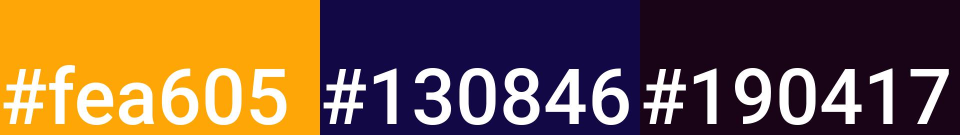
#> input picture Example/example_palette.jpg, 1920 x 270 px (shown at 1/2 size)
$ python __main__.py ../Example/example_palette.jpg
#> lines starting #> are read from the running program, lines starting #| are printed output that depends on the picture
import colorsys
import math
import os

import matplotlib.pyplot as plt
import pandas as pd
from PIL import Image, ImageFont, ImageDraw
from scipy import cluster

from ColorPalette import SHOW, IMAGE, COUNT


def get_color_palette(input_file, output_file, num_colors, display_color):
    img = plt.imread(input_file)
    red, green, blue = [], [], []
    for line in img:
        for pixel in line:
            r, g, b = pixel
            red.append(r)
            green.append(g)
            blue.append(b)

    df = pd.DataFrame({
        'red': red,
        'green': green,
        'blue': blue
    })

    df['standardized_red'] = cluster.vq.whiten(df['red'])
    df['standardized_green'] = cluster.vq.whiten(df['green'])
    df['standardized_blue'] = cluster.vq.whiten(df['blue'])

    color_palette, distortion = cluster.vq.kmeans(df[['standardized_red', 'standardized_green', 'standardized_blue']], num_colors)
    colors = []
    red_std, green_std, blue_std = df[['red', 'green', 'blue']].std()
    for color in color_palette:
        scaled_red, scaled_green, scaled_blue = color
        colors.append((
            math.ceil(scaled_red * red_std),
            math.ceil(scaled_green * green_std),
            math.ceil(scaled_blue * blue_std)
        ))

    colors.sort(key=lambda x: step(x[0], x[1], x[2], 8))

    img_org = Image.open(input_file)
    img_org_width, img_org_height = img_org.size

    palette_height = math.floor(img_org_height / 4)
    if img_org_height > img_org_width:
        palette_height = math.floor(img_org_height / 6)

    palette = Image.new('RGB', (img_org_width, palette_height), (255, 255, 255))
    block_width = math.floor(img_org_width / num_colors)

    # FIXME: need a smart way to resize fonts based on picture size
    font_size = 10
    proper_font_size = False
    sample_text = "#F8F8F7"
    font = ImageFont.truetype("Roboto-Medium.ttf", font_size)

    while not proper_font_size:
        if get_text_width(font, sample_text) > block_width and font_size > 1:
            font_size -= 1
            font = ImageFont.truetype("Roboto-Medium.ttf", font_size)
        elif get_text_width(font, sample_text) < block_width - 20:
            font_size += 1
            font = ImageFont.truetype("Roboto-Medium.ttf", font_size)
        else:
            proper_font_size = True

    for i in range(len(colors)):
        new_img = Image.new('RGB', (block_width, palette_height), colors[i])
        palette.paste(new_img, (block_width * i, 0))
        if display_color:
            draw = ImageDraw.Draw(palette)
            draw.text((block_width * i, palette_height - 20 - get_text_height(font, sample_text)), get_hex_color(colors[i]), (255, 255, 255), font=font)

    palette.save(output_file)
    return colors


def append_color_palette(original_image, color_palette, output_file, grid):
    img_org = Image.open(original_image)
    img_org_width, img_org_height = img_org.size
    palette_img = Image.open(color_palette)
    palette_width, palette_height = palette_img.size

    height_offset = math.ceil(img_org_height / 40)
    if img_org_height > img_org_width:
        height_offset = math.ceil(img_org_height / 60)

    width_offset = math.ceil(img_org_width / 60)
    # if img_org_height > img_org_width:
    #     width_offset = math.ceil(img_org_height / 30)

    total_width = img_org_width + (width_offset * 2)
    total_height = img_org_height + palette_height + height_offset

    combined_img = Image.new('RGB', (total_width, total_height), (255, 255, 255))

    for i in range(len(grid)):
        bg_block = Image.new('RGB', (math.ceil(total_width/len(grid)), total_height), grid[i])
        combined_img.paste(bg_block, ((math.ceil(total_width/len(grid))) * i, 0))

    combined_img.paste(img_org, (width_offset, height_offset))
    combined_img.paste(palette_img, (width_offset * 2, img_org_height + height_offset))

    combined_img.save(output_file)


def create_palette(filename, num_colors, display_color):
    file_extn = filename.split(".")[-1]
    if file_extn in ("png", "jpg", "jpeg"):
        output_palette = os.path.join(os.getcwd(), (filename.replace(f".{file_extn}", "") + "_palette." + file_extn))
        output_combined = os.path.join(os.getcwd(), (filename.replace(f".{file_extn}", "") + "_with_palette." + file_extn))
        grid = get_color_palette(filename, output_palette, num_colors, display_color)
        append_color_palette(filename, output_palette, output_combined, grid)
    else:
        print("Only JPG and PNG supported currently")
        exit()


def step(r, g, b, repetitions=1):
    lum = math.sqrt(0.241 * r + 0.691 * g + 0.068 * b)

    h, s, v = colorsys.rgb_to_hsv(r, g, b)

    h2 = int(h * repetitions)
    v2 = int(v * repetitions)

    if h2 % 2 == 1:
        v2 = repetitions - v2
        lum = repetitions - lum

    return (h2, lum, v2)


def get_hex_color(color):
    return '#%02x%02x%02x' % color


def get_text_width(font, text):
    width = 0
    for ch in text:
        width += font.getsize(ch)[0]
    return width


def get_text_height(font, text):
    height = []
    for ch in text:
        height.append(font.getsize(ch)[1])
    return max(height)


def main():
    try:
        create_palette(IMAGE, COUNT, SHOW)
#> in get_color_palette, img is the input picture: shape (270, 1920, 3); mean R, G, B 121.9, 88.6, 66
#> after the loop in get_color_palette, `for line in img:`: blue = 518400 items
#> in get_color_palette, `df = pd.DataFrame({ 'red': red, 'green': green, 'blue': blue })`: df = table of 518400 rows and 3 columns
#> in get_color_palette, `color_palette, distortion = cluster.vq.kmeans(df[['standardized_red', ..`: color_palette = [[2.21, 1.7, 0.0984], [1.8, 1.86, 1.8], [0.217, 0.0421, 0.283], [2.21, 2.58, 3.09], [0.163, 0.0902, 0.85]]; distortion = 0.0437
#> in get_color_palette, `red_std, green_std, blue_std = df[['red', 'green', 'blue']].std()`: red_std = 114.5; green_std = 97.68; blue_std = 81.09
#> the loop in get_color_palette, `for color in color_palette:` made 5 passes
#> after the loop in get_color_palette, `for color in color_palette:`: colors = [(254, 167, 8), (207, 182, 146), (25, 5, 23), (254, 253, 251), (19, 9, 69)]
#> in step, `lum = math.sqrt(0.241 * r + 0.691 * g + 0.068 * b)`: lum = 13.31
#> in get_color_palette, `palette_height = math.floor(img_org_height / 4)`: palette_height = 67
#> in get_color_palette, `palette = Image.new('RGB', (img_org_width, palette_height), (255, 255,..`: palette: PIL image 1920x67 RGB; every value is 255
#> in get_color_palette, `block_width = math.floor(img_org_width / num_colors)`: block_width = 384
#> after the loop in get_color_palette, `while not proper_font_size:`: font_size = 81
#> the loop in get_color_palette, `for i in range(len(colors)):` made 5 passes
#> pass 1, in get_color_palette, `new_img = Image.new('RGB', (block_width, palette_height), colors[i])`:
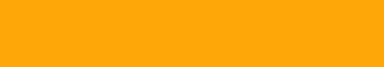
#> new_img: PIL image 384x67 RGB; mean R, G, B 254, 167, 8
#> after the loop in get_color_palette, `for i in range(len(colors)):`:
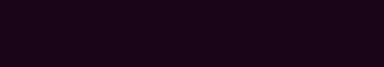
#> new_img: PIL image 384x67 RGB; mean R, G, B 25, 5, 23
#> after the loop in get_color_palette, `for i in range(len(colors)):`:
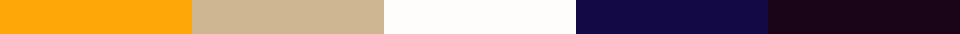
#> palette: PIL image 1920x67 RGB (shown at 1/2 size); mean R, G, B 151.8, 123.2, 99.4
#> in create_palette, `grid = get_color_palette(filename, output_palette, num_colors, display..`: grid = [(254, 167, 8), (207, 182, 146), (254, 253, 251), (19, 9, 69), (25, 5, 23)]
#> in append_color_palette, `height_offset = math.ceil(img_org_height / 40)`: height_offset = 7
#> in append_color_palette, `width_offset = math.ceil(img_org_width / 60)`: width_offset = 32
#> in append_color_palette, `total_width = img_org_width + (width_offset * 2)`: total_width = 1984
#> in append_color_palette, `total_height = img_org_height + palette_height + height_offset`: total_height = 344
#> in append_color_palette, `combined_img = Image.new('RGB', (total_width, total_height), (255, 255..`: combined_img: PIL image 1984x344 RGB; every value is 255
#> the loop in append_color_palette, `for i in range(len(grid)):` made 5 passes
#> pass 1, in append_color_palette, `bg_block = Image.new('RGB', (math.ceil(total_width/len(grid)), total_h..`:
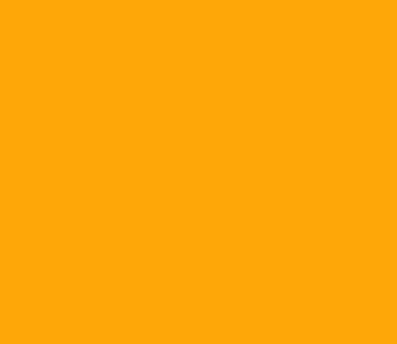
#> bg_block: PIL image 397x344 RGB; mean R, G, B 254, 167, 8
#> after the loop in append_color_palette, `for i in range(len(grid)):`:
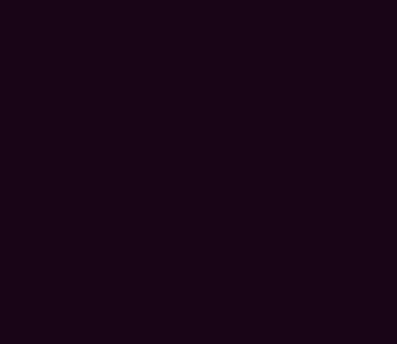
#> bg_block: PIL image 397x344 RGB; mean R, G, B 25, 5, 23
#> after the loop in append_color_palette, `for i in range(len(grid)):`:
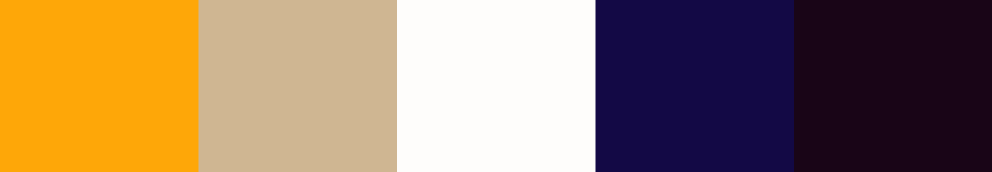
#> combined_img: PIL image 1984x344 RGB (shown at 1/2 size); mean R, G, B 151.9, 123.3, 99.4
#> in append_color_palette, `combined_img.paste(img_org, (width_offset, height_offset))`:
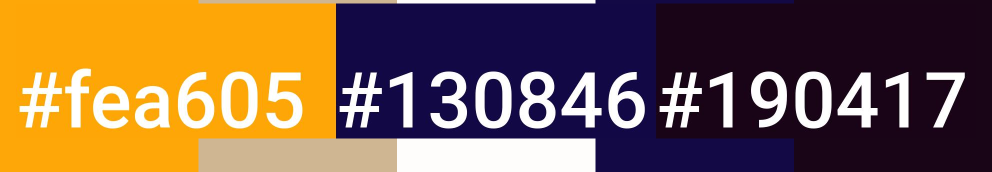
#> combined_img: PIL image 1984x344 RGB (shown at 1/2 size); mean R, G, B 128.8, 96, 71.9
        # test this
    except Exception as e:
        raise Exception


if __name__ == '__main__':
    main()
